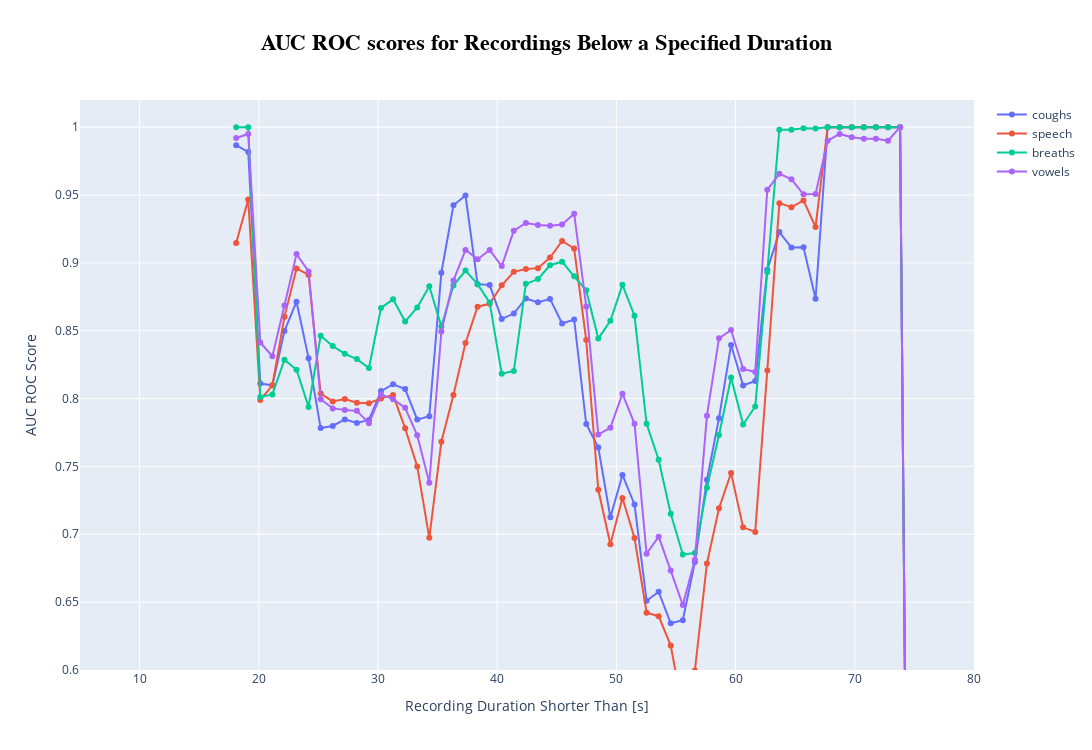

Notebook code for this chart:
### Code cell
# todo: calculate seed wise matric and then average like above with the durations

set_types = [
    "test",
    # "eval"
]
starting_point_sec = 10
durations = (0, starting_point_sec)
seconds = 45
time_axis = np.linspace(0, 80, 80)
fig = go.Figure()
for modality in use_modalities:
    temp_df = merged_df.copy()
    metrics = []
    if len(set_types) < 2:
        temp_df = temp_df[temp_df["set_type"] == set_types[0]]
    temp_df = temp_df[temp_df["rec_type"] == modality]
    for offset in time_axis:
        duration_col = [col for col in full_metadata.columns if (modality in col) and ("total_duration" in col)]
        duration_col = duration_col[0]
        duration_col
        df = temp_df[temp_df["age"] > durations[0]+offset]
        df = df[df["age"] < durations[1]+offset]
        # df = temp_df[temp_df["age"] < offset]
        # df = temp_df[temp_df[duration_col] > offset]
        if len(df) > 15:
            aucroc = ju.get_aucroc(list(df.label), list(df.prediction))
            metrics.append(aucroc)
        else:
            metrics.append(0)
    trace = go.Scatter(x=time_axis+starting_point_sec, y=metrics, mode='lines+markers', name=modality.replace("combined_", ""))
    fig.add_trace(trace)

layout = go.Layout(
    title={
        'text': '<b>AUC ROC scores for Recordings Below a Specified Duration</b>',
        'x': 0.5,  # Center the title
        'xanchor': 'center',  # Center the title
        'font': {'size': 22, 'color': 'black', 'family': 'Arial'}
    },
    xaxis=dict(title='Recording Duration Shorter Than [s]'),
    yaxis=dict(title='AUC ROC Score')
)
layout['height'] = 750  # You can adjust this value as needed
layout['width'] = 1500  # You can adjust this value as needed
fig.update_layout(layout)
fig.update_xaxes(range=[5, 80])  # Set the x-axis limits
fig.update_yaxes(range=[0.6, 1.02])   # Set the y-axis limits
fig.show()
